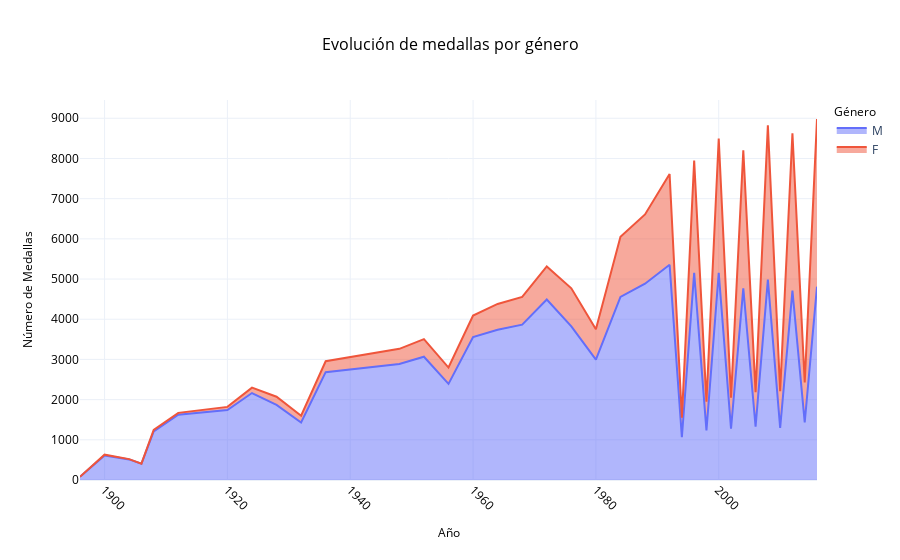

This figure's notebook cell:
### Markdown cell above
## 4. ¿Cómo ha evolucionado la igualdad de género en los Juegos Olímpicos en términos de participación y medallas ganadas por mujeres en comparación con hombres?

### Code cell
gender_medals_grouped = final_dataset_cleaned.groupby(['Year', 'Sex']).size().reset_index(name='Medals Count')
fig_medals = px.area(
    gender_medals_grouped,
    x='Year',
    y='Medals Count',
    color='Sex',
    title='Evolución de medallas por género',
    labels={'Year': 'Año', 'Medals Count': 'Número de Medallas', 'Sex': 'Género'},
    template='plotly_white'
)
fig_medals.update_layout(
    title=dict(font=dict(size=16, color='black'), x=0.5),
    xaxis=dict(title='Año', titlefont=dict(size=12, color='black'), tickangle=45, tickfont=dict(color='black')),
    yaxis=dict(title='Número de Medallas', titlefont=dict(size=12, color='black'), tickfont=dict(color='black')),
    legend=dict(title=dict(font=dict(size=12, color='black'), text='Género'))
)
fig_medals.show()

### Figure 1 — Plotly figure (JSON) as saved in the notebook; plotly's stock layout.template omitted (floating-point values rounded to 4 significant figures)
{"data": [{"fillpattern": {"shape": ""}, "hovertemplate": "Género=M<br>Año=%{x}<br>Número de Medallas=%{y}<extra></extra>", "legendgroup": "M", "line": {"color": "#636efa"}, "marker": {"symbol": "circle"}, "mode": "lines", "name": "M", "orientation": "v", "showlegend": true, "stackgroup": "1", "type": "scatter", "x": [1896, 1900, 1904, 1906, 1908, 1912, 1920, 1924, 1928, 1932, 1936, 1948, 1952, 1956, 1960, 1964, 1968, 1972, 1976, 1980, 1984, 1988, 1992, 1994, 1996, 1998, 2000, 2002, 2004, 2006, 2008, 2010, 2012, 2014, 2016], "xaxis": "x", "y": [81, 612, 512, 404, 1210, 1626, 1741, 2164, 1870, 1430, 2683, 2885, 3067, 2392, 3558, 3737, 3865, 4490, 3823, 2996, 4556, 4883, 5354, 1063, 5152, 1233, 5153, 1278, 4770, 1327, 4986, 1296, 4712, 1436, 4811], "yaxis": "y"}, {"fillpattern": {"shape": ""}, "hovertemplate": "Género=F<br>Año=%{x}<br>Número de Medallas=%{y}<extra></extra>", "legendgroup": "F", "line": {"color": "#EF553B"}, "marker": {"symbol": "circle"}, "mode": "lines", "name": "F", "orientation": "v", "showlegend": true, "stackgroup": "1", "type": "scatter", "x": [1900, 1904, 1906, 1908, 1912, 1920, 1924, 1928, 1932, 1936, 1948, 1952, 1956, 1960, 1964, 1968, 1972, 1976, 1980, 1984, 1988, 1992, 1994, 1996, 1998, 2000, 2002, 2004, 2006, 2008, 2010, 2012, 2014, 2016], "xaxis": "x", "y": [18, 7, 2, 38, 44, 78, 133, 201, 170, 272, 378, 438, 406, 533, 643, 690, 823, 946, 757, 1495, 1725, 2260, 487, 2794, 715, 3345, 771, 3431, 856, 3838, 915, 3917, 990, 4171], "yaxis": "y"}], "layout": {"legend": {"title": {"font": {"color": "black", "size": 12}, "text": "Género"}, "tracegroupgap": 0}, "title": {"font": {"color": "black", "size": 16}, "text": "Evolución de medallas por género", "x": 0.5}, "xaxis": {"anchor": "y", "domain": [0, 1], "tickangle": 45, "tickfont": {"color": "black"}, "title": {"font": {"color": "black", "size": 12}, "text": "Año"}}, "yaxis": {"anchor": "x", "domain": [0, 1], "tickfont": {"color": "black"}, "title": {"font": {"color": "black", "size": 12}, "text": "Número de Medallas"}}}}
